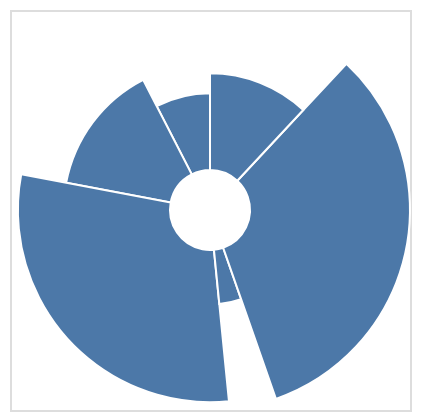

Vega-Lite specification for this chart:
### Vega specification from a JSON file in a GitHub repository (floating-point values rounded to 4 significant figures)
{"$schema": "https://vega.github.io/schema/vega/v5.json", "description": "A simple radial chart with embedded data.", "background": "white", "padding": 5, "width": 200, "height": 200, "style": "cell", "data": [{"name": "source_0", "values": [12, 23, 47, 6, 52, 19]}, {"name": "data_0", "source": "source_0", "transform": [{"type": "stack", "groupby": [], "field": "data", "sort": {"field": [], "order": []}, "as": ["data_start", "data_end"], "offset": "zero"}, {"type": "filter", "expr": "isValid(datum[\"data\"]) && isFinite(+datum[\"data\"])"}]}], "marks": [{"name": "marks", "type": "arc", "style": ["arc"], "from": {"data": "data_0"}, "encode": {"update": {"stroke": {"value": "#fff"}, "fill": {"value": "#4c78a8"}, "x": {"signal": "width", "mult": 0.5}, "y": {"signal": "height", "mult": 0.5}, "outerRadius": {"scale": "radius", "field": "data"}, "innerRadius": {"value": 20}, "startAngle": {"scale": "angle", "field": "data_end"}, "endAngle": {"scale": "angle", "field": "data_start"}}}}], "scales": [{"name": "angle", "type": "linear", "domain": {"data": "data_0", "fields": ["data_start", "data_end"]}, "range": [6.283, 0], "zero": false}, {"name": "radius", "type": "sqrt", "domain": {"data": "data_0", "field": "data"}, "range": [20, 100], "zero": true}]}
